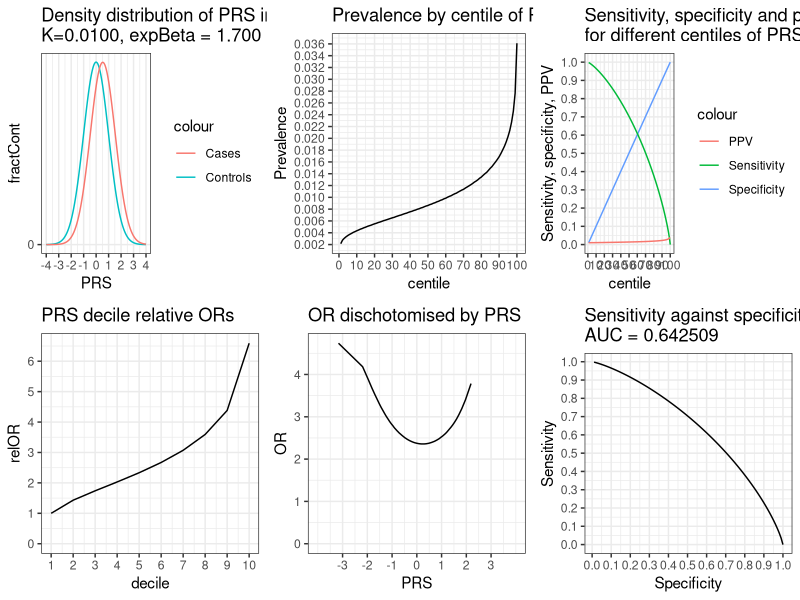

Write R code to recreate this figure.
# Model PRS etc using relative risk
# Copyright 2019 David Curtis

# Update from code used in this paper:
# https://www.preprints.org/manuscript/201810.0171/v1

# This version models the PRS by assuming that the PRS has a linear effect on log of relative risk, close to logistic regression model
# For this, set expBeta which is the increase in relative risk associated with 1 unit increase in PRS
# Throughout, I have pretended that the odds ratio is the same as the risk ratio and refer to OR rather than RR
# I reckon this is good enough for a relatively rare trait and much easier to work with

library(ggplot2)

# Set these variables to the values you want

nSub=100000 # number of subjects to simulate
K=0.01 # prevalence
expBeta=1.7 # relative risk increase associated with 1 SD increase in PRS

# multiplot from Cookbook for R - http://www.cookbook-r.com/Graphs/Multiple_graphs_on_one_page_(ggplot2)/
multiplot <- function(..., plotlist=NULL, file, cols=1, layout=NULL) {
  library(grid)
  
  # Make a list from the ... arguments and plotlist
  plots <- c(list(...), plotlist)
  
  numPlots = length(plots)
  
  # If layout is NULL, then use 'cols' to determine layout
  if (is.null(layout)) {
    # Make the panel
    # ncol: Number of columns of plots
    # nrow: Number of rows needed, calculated from # of cols
    layout <- matrix(seq(1, cols * ceiling(numPlots/cols)),
                     ncol = cols, nrow = ceiling(numPlots/cols))
  }
  
  if (numPlots==1) {
    print(plots[[1]])
    
  } else {
    # Set up the page
    grid.newpage()
    pushViewport(viewport(layout = grid.layout(nrow(layout), ncol(layout))))
    
    # Make each plot, in the correct location
    for (i in 1:numPlots) {
      # Get the i,j matrix positions of the regions that contain this subplot
      matchidx <- as.data.frame(which(layout == i, arr.ind = TRUE))
      
      print(plots[[i]], vp = viewport(layout.pos.row = matchidx$row,
                                      layout.pos.col = matchidx$col))
    }
  }
}

set.seed(1)

beta=log(expBeta)
risks=data.frame(matrix(0, ncol = 9, nrow =801))
colnames(risks)=c("PRS","Density","caseProportion","Risk","fractCont","fractCase","Specificity","Sensitivity","PPV")
risks$PRS=(-400:400)/100
risks$Density=dnorm(risks$PRS)
risks$caseProportion=exp(risks$PRS*beta)*risks$Density*0.01 # 0.01 is width of each PRS band
expAlpha=K/sum(risks$caseProportion)
risks$Risk=exp(risks$PRS*beta)*expAlpha
risks$fractCont=risks$Density*0.01*(1-risks$Risk)/(1-K)
risks$fractCase=risks$Density*0.01*risks$Risk/K
t=sprintf("Density distribution of PRS in cases and controls,\nK=%.4f, expBeta = %.3f",K,expBeta)
pDistRisk=ggplot(risks, aes(PRS)) +
  geom_line(aes(y=fractCont,colour="Controls")) + 
  geom_line(aes(y=fractCase,colour="Cases")) + 
  ggtitle(t) + 
  scale_x_continuous(breaks = seq(-4,4,by =1))  + 
  coord_cartesian(xlim=c(-4,4)) +
  scale_y_continuous(breaks = seq(0,1,by =0.1)) +
  theme_bw()

centiles=data.frame(matrix(0, ncol = 10, nrow =101))
colnames(centiles)=c("centile","PRS","controls","cases","Prevalence","Specificity","Sensitivity","PPV","AUC","OR")
centiles$centile=(0:100)
hundredth=nSub/100
totControl=nSub*(1-K)
totCase=nSub*K
totPercent=0
lastr=1
nControl=0
nCase=0
thisPercent=0
rr=2
for (r in 2:801)
{
  nControl=nControl+risks$fractCont[r]*totControl
  nCase=nCase+risks$fractCase[r]*totCase
  thisPercent=thisPercent+risks$Density[r]*0.01
  if (nControl+nCase>=hundredth || r==801) {
   thisLot=nControl+nCase
   centiles$controls[rr]=nControl*hundredth/thisLot
   centiles$cases[rr]=nCase*hundredth/thisLot
   centiles$PRS[rr]=(risks$PRS[lastr]+risks$PRS[r])/2
   lastr=r
   rr=rr+1
   totPercent=totPercent+0.01
   thisPercent=thisPercent-0.01
   nControl=nControl*(1-hundredth/thisLot)
   nCase=nCase*(1-hundredth/thisLot)
  }
}

centiles$cases[1]=0
centiles$controls[1]=hundredth
centiles$PRS[1]=centiles$PRS[2]
controlsSoFar=0
casesSoFar=0
centiles$Prevalence=centiles$cases/hundredth

totAUC=0
tCase=0.25
tControl=0.25
tOR=3
for (r in 2:101)
{
  controlsSoFar=controlsSoFar+centiles$controls[r]
  casesSoFar=casesSoFar+centiles$cases[r]
  centiles$Specificity[r]=controlsSoFar/totControl
  centiles$Sensitivity[r]=1-casesSoFar/totCase
  if ((1-centiles$Sensitivity[r])>tCase) {
    m=sprintf("Quartile for cases finishes at %d th centile",r)
    print(m)
    tCase=tCase+0.25
  }
  if (centiles$Specificity[r]>tControl) {
    m=sprintf("Quartile for controls finishes at %d th centile",r)
    print(m)
    tControl=tControl+0.25
  }

    AUC=(centiles$Sensitivity[r-1]+centiles$Sensitivity[r])*0.5*(centiles$Specificity[r]-centiles$Specificity[r-1])
    centiles$AUC[r]=AUC
    totAUC=totAUC+AUC
    centiles$PPV[r]=(totCase-casesSoFar)/((totCase-casesSoFar)+(totControl-controlsSoFar))
    if (r<101) {
      centiles$OR[r]=(totCase-casesSoFar)/(totControl-controlsSoFar)/(casesSoFar/controlsSoFar)
      if (centiles$OR[r]>tOR && r>50) {
        m=sprintf("OR reaches %d at %d th centile",tOR,r)
        print(m)
        tOR=tOR+1
      }
  }
}
centiles$AUC[1]=0
centiles$Specificity[1]=0
centiles$Sensitivity[1]=1
centiles$PPV[101]=centiles$PPV[100]

deciles=data.frame(matrix(0, ncol = 5, nrow =10))
colnames(deciles)=c("decile","PRS","controls","cases","relOR")
deciles$decile=(1:10)
for (r in 1:10)
{
  deciles$PRS[r]=centiles$PRS[(r-1)*10+6]
  deciles$controls[r]=0
  deciles$cases[r]=0
  for (rr in 1:10)
  {
    deciles$controls[r]=deciles$controls[r]+centiles$controls[(r-1)*10+1+rr]
    deciles$cases[r]=deciles$cases[r]+centiles$cases[(r-1)*10+1+rr]
  }
  if (r==1) {
    baseOdds=deciles$cases[r]/deciles$controls[r]
  }
  deciles$relOR[r]=(deciles$cases[r]/deciles$controls[r])/baseOdds
}

centiles=centiles[-1,]
t=sprintf("PRS decile relative ORs")
decORRisk=ggplot(deciles,aes(decile,relOR)) + geom_line() + theme_bw() +
  scale_x_continuous(breaks = seq(1,10,by=1))  + expand_limits( y = 0) + scale_y_continuous(breaks=seq(0,100,1)) +
  ggtitle(t)
t=sprintf("OR dischotomised by PRS")
ORRisk=ggplot(centiles[-100,],aes(PRS,OR)) + geom_line() + theme_bw() +
  scale_x_continuous(breaks = seq(-3,3,by=1))  + expand_limits( y = 0) + scale_y_continuous(breaks=seq(0,100,1)) +
  coord_cartesian(xlim=c(-4,4)) +
  ggtitle(t)
t=sprintf("Prevalence by centile of PRS")
PrevalenceRisk=ggplot(centiles,aes(centile,Prevalence)) + geom_line() + theme_bw() +
  scale_x_continuous(breaks = seq(0,100,by =10)) + 
  scale_y_continuous(breaks = seq(0,K*5,by =K*0.2)) +
  ggtitle(t)
t=sprintf("Sensitivity, specificity and positive predictive value\nfor different values of PRS")
SpecSensRisk=ggplot(centiles,aes(PRS)) + 
  geom_line(aes(y=Specificity,colour="Specificity")) + 
  geom_line(aes(y=Sensitivity,colour="Sensitivity")) + 
  geom_line(aes(y=PPV,colour="PPV")) + 
  ggtitle(t) + 
  scale_x_continuous(breaks = seq(-3,3,by =1))  + 
  coord_cartesian(xlim=c(-4,4)) +
  scale_y_continuous(breaks = seq(0,1,by =0.1)) +
  ylab("Sensitivity, specificity, PPV") +
  theme_bw()
t=sprintf("Sensitivity, specificity and positive predictive value\nfor different centiles of PRS")
SpecSensCentRisk=ggplot(centiles,aes(centile)) + 
  geom_line(aes(y=Specificity,colour="Specificity")) + 
  geom_line(aes(y=Sensitivity,colour="Sensitivity")) + 
  geom_line(aes(y=PPV,colour="PPV")) + 
  ggtitle(t) + scale_x_continuous(breaks = seq(-3,3,by =1))  + 
  scale_x_continuous(breaks = seq(0,100,by =10)) + 
  scale_y_continuous(breaks = seq(0,1,by =0.1)) +
  ylab("Sensitivity, specificity, PPV") +
  theme_bw()
t=sprintf("Sensitivity against specificity,\nAUC = %f",totAUC)
ROCRisk=ggplot(centiles,aes(Specificity,Sensitivity)) + geom_line() + theme_bw() +
  scale_x_continuous(breaks = seq(0,1,by =0.1)) + 
  scale_y_continuous(breaks = seq(0,1,by =0.1)) +
  ggtitle(t)
r <- vector("list", 6)
r[[1]]=pDistRisk
r[[2]]=decORRisk
r[[3]]=PrevalenceRisk
r[[4]]=ORRisk
r[[5]]=SpecSensCentRisk
r[[6]]=ROCRisk
dev.new()
multiplot(plotlist=r,cols=3)

